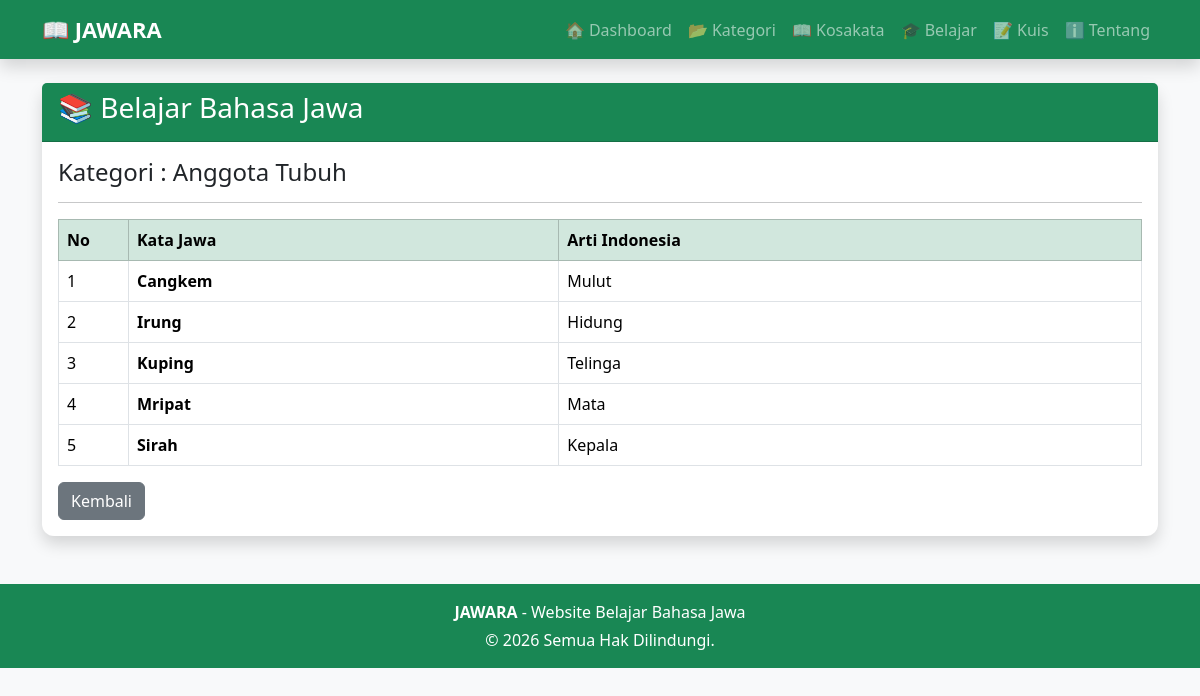
/index.php?page=detailBelajar&id=1, run on the app's committed database.
### tables this page shows
CREATE TABLE kategori (
    id INTEGER PRIMARY KEY AUTOINCREMENT,
    nama_kategori TEXT NOT NULL
);

CREATE TABLE kosakata (
    id INTEGER PRIMARY KEY AUTOINCREMENT,
    kata_jawa TEXT NOT NULL,
    arti_indonesia TEXT NOT NULL,
    kategori_id INTEGER NOT NULL,
    FOREIGN KEY(kategori_id) REFERENCES kategori(id)
);

### app/controllers/BelajarController.php (called while the page is built, shortened)
<?php
require_once "../app/models/KategoriModel.php";
require_once "../app/models/KosakataModel.php";
class BelajarController extends Controller
{
    private $kategoriModel;
    private $kosakataModel;
    public function __construct()
    {
        $this->kategoriModel = new KategoriModel();
        $this->kosakataModel = new KosakataModel();
    }
    public function detail()
    {
        $id = $_GET['id'];
        $data['kategori'] = $this->kategoriModel->getById($id);
        $data['kosakata'] = $this->kosakataModel->getByKategori($id);
        $this->view("belajar/detail", $data);
    }
}

### app/models/Model.php (called while the page is built, shortened)
<?php
class Model
{
    public function __construct()
    {
        $database = __DIR__ . "/../../database/jawara.db";
        try {
            $this->db = new PDO("sqlite:" . $database);
        } catch (PDOException $e) {
            die("Koneksi database gagal: " . $e->getMessage());
        }
    }
}

### app/models/KategoriModel.php (called while the page is built, shortened)
<?php
require_once "Model.php";
class KategoriModel extends Model
{
    private $table = "kategori";
    public function getById($id)
    {
        $query = $this->db->prepare("
            SELECT *
            FROM {$this->table}
            WHERE id = ?
        ");
        $query->execute([$id]);
        return $query->fetch(PDO::FETCH_ASSOC);
    }
}

### app/models/KosakataModel.php (called while the page is built, shortened)
<?php
require_once __DIR__ . "/Model.php";
class KosakataModel extends Model
{
    public function getByKategori($id)
    {
        $query = $this->db->prepare("
            SELECT *
            FROM kosakata
            WHERE kategori_id = ?
            ORDER BY kata_jawa ASC
        ");
        $query->execute([$id]);
        return $query->fetchAll(PDO::FETCH_ASSOC);
    }
}

### app/views/belajar/detail.php (the view)
<?php require_once __DIR__ . "/../layout/header.php"; ?>
<div class="card shadow">
    <div class="card-header bg-success text-white">
        <h3>
            📚 Belajar Bahasa Jawa
        </h3>
    </div>
    <div class="card-body">
        <h4>
            Kategori :
            <?= $data['kategori']['nama_kategori']; ?>
        </h4>
        <hr>
        <?php if(count($data['kosakata']) > 0): ?>
            <div class="table-responsive">
                <table class="table table-bordered table-hover">
                    <thead class="table-success">
                        <tr>
                            <th width="70">No</th>
                            <th>Kata Jawa</th>
                            <th>Arti Indonesia</th>
                        </tr>
                    </thead>
                    <tbody>
                    <?php $no=1; ?>
                    <?php foreach($data['kosakata'] as $row): ?>
                        <tr>
                            <td><?= $no++; ?></td>
                            <td>
                                <strong>
                                    <?= $row['kata_jawa']; ?>
                                </strong>
                            </td>
                            <td>
                                <?= $row['arti_indonesia']; ?>
                            </td>
                        </tr>
                    <?php endforeach; ?>
                    </tbody>
                </table>
            </div>
        <?php else: ?>
            <div class="alert alert-warning">
                Belum ada kosakata pada kategori ini.
            </div>
        <?php endif; ?>
        <a href="index.php?page=belajar"
        class="btn btn-secondary">
            Kembali
        </a>
    </div>
</div>
<?php require_once __DIR__ . "/../layout/footer.php"; ?>

### app/views/layout/header.php (style rules this page uses)
body { background:#f8f9fa; }
.card { border:none; border-radius:12px; }
.table { background:white; }

### data on the page
kategori: nama_kategori "Anggota Tubuh"
kosakata: kata_jawa "Cangkem", arti_indonesia "Mulut"
kosakata: kata_jawa "Irung", arti_indonesia "Hidung"
kosakata: kata_jawa "Kuping", arti_indonesia "Telinga"
kosakata: kata_jawa "Mripat", arti_indonesia "Mata"
kosakata: kata_jawa "Sirah", arti_indonesia "Kepala"
